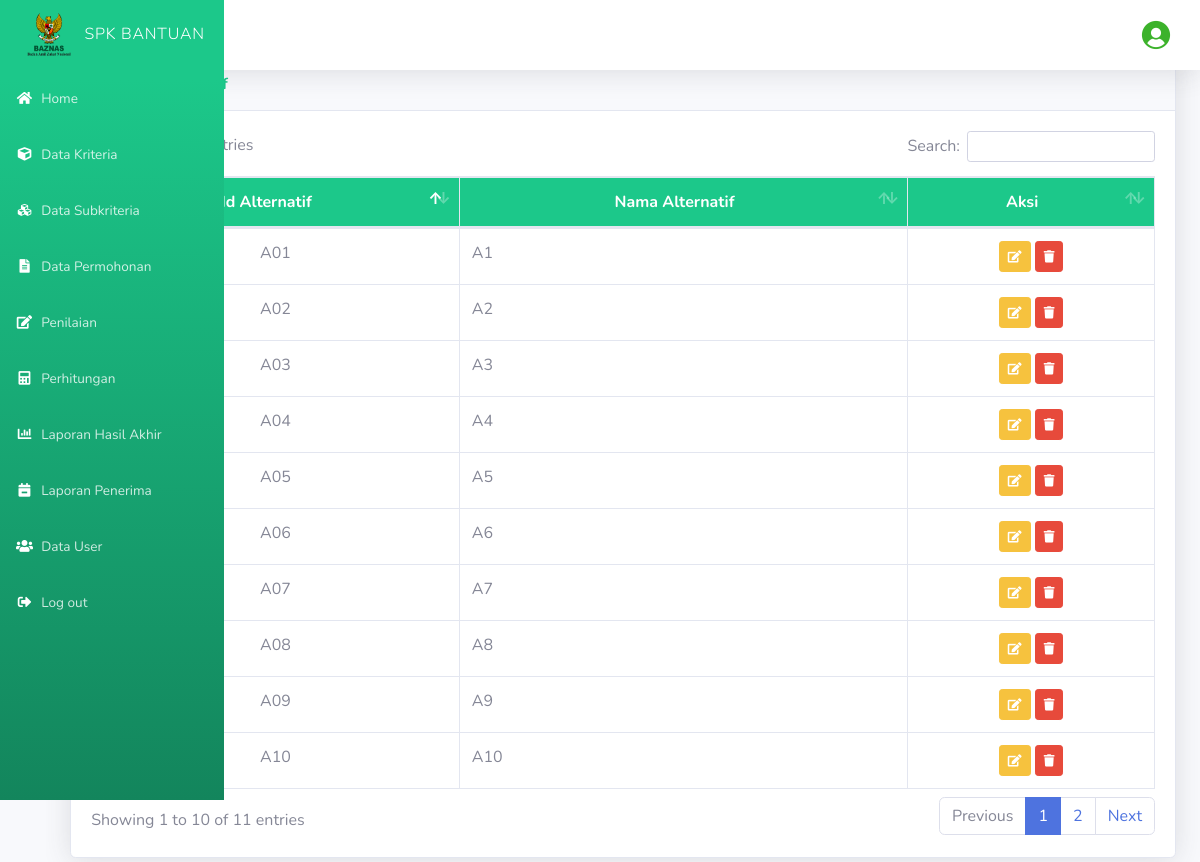
The page /index.php/alternatif on the database its author committed.
### tables this page shows
CREATE TABLE `tb_alternatif` (
  `id_alternatif` int(11) NOT NULL,
  `id_alternatif2` varchar(10) NOT NULL,
  `nama_alternatif` varchar(50) NOT NULL
);

### application/controllers/alternatif.php (called while the page is built, shortened)
<?php
class Alternatif extends CI_Controller {
	public function __construct() {
        $this->load->model('m_alternatif');
		$this->load->library('form_validation');
    }
	public function index()
	{
		$title['title']= 'Alternatif';
		$data2['user'] = $this->db->get_where('tb_user',['email'=>
		$this->session->userdata('email')])->row_array();
		$data['alternatif'] = $this->m_alternatif->tampil_data();
		$this->load->view('templates/header', $title);
		$this->load->view('templates/sidebar');
		$this->load->view('templates/topbar',$data2);
		$this->load->view('alternatif', $data);
	}
}

### index.php (called while the page is built, shortened)
<?php
require_once BASEPATH.'core/CodeIgniter.php';

### application/models/m_alternatif.php (called while the page is built, shortened)
<?php
class M_alternatif extends CI_Model{
    public function tampil_data(){
        $query = $this->db->get('tb_alternatif');
    return $query->result();
    }
}
?>

### application/views/alternatif.php (the view, shortened to what this page needs)
<!DOCTYPE html>
<html lang="en">
<head>
    <link href="<?php echo base_url() ?>assets/vendor/fontawesome-free/css/all.min.css" rel="stylesheet" type="text/css">
    <link href="<?php echo base_url() ?>assets/css/sb-admin-2.min.css" rel="stylesheet">
    <link href="<?php echo base_url() ?>assets/vendor/datatables/dataTables.bootstrap4.min.css" rel="stylesheet">
</head>
<body id="page-top">
        <div id="content-wrapper" class="d-flex flex-column">
            <div id="content">
                <div class="container-fluid">
                    <div class="d-sm-flex align-items-center justify-content-between mb-4">
                        <h1 class="h3 mb-0 text-gray-800"> Data Alternatif</h1>
                        <button class="btn btn-primary btn-sm" data-toggle="modal" data-target="#exampleModal"><i class="fa fa-plus"></i>      Tambah data</button>
                    </div>
                    <div class="card shadow mb-4">
                        <div class="card-header py-3">
                        <h6 class="m-0 font-weight-bold text-success"><i class="fas fa-fw fa-database text-successy"></i> Data Alternatif</h6>
                        </div>
                        <div class="card-body">
                            <div class="table-responsive">
                                <table class="table table-bordered" id="dataTable" width="100%" cellspacing="10" >
                                    <thead class="text-center bg-success text-white">
                                        <tr>
                                            <th>Id Alternatif</th>
                                            <th>Nama Alternatif</th>
                                            <th>Aksi</th>
                                        </tr>
                                    </thead>
                                    <tbody>
                                    <?php foreach ($alternatif as $data): ?>
                                        <tr>
                                            <td class="text-center"><?php echo $data->id_alternatif2 ?></td>
                                            <td><?php echo $data->nama_alternatif ?></td>
                                            <td class="text-center">
                                                <a data-toggle="modal" data-target="#update<?= $data->id_alternatif;?>" data-placement="bottom" title="Update Data" href="<?php echo base_url()?>alternatif/update_data/" class="btn btn-warning btn-sm"><i class="fa fa-edit fa-sm"></i></a>
                                                <a data-toggle="modal" data-target="#delete<?= $data->id_alternatif;?>" data-placement="bottom" title="Hapus Data" href="<?php echo base_url()?>alternatif/hapus_data/" class="btn btn-danger btn-sm"><i class="fa fa-trash fa-sm"></i></a>
                                            </td>
                                        </tr>
                                        <?php endforeach; ?>
                                    </tbody>
                                </table>
                            </div>
                        </div>
                    </div>
                </div>
            </div>
        </div>
    </div>
</body>
</html>

### application/views/templates/header.php (shortened to what this page needs)
<!DOCTYPE html>
<html lang="en">
<head>
    <link href="<?php echo base_url() ?>assets/vendor/fontawesome-free/css/all.min.css" rel="stylesheet" type="text/css">
    <link href="<?php echo base_url() ?>assets/css/sb-admin-2.min.css" rel="stylesheet">
</head>
<body id="page-top">
    <div id="wrapper">

### application/views/templates/sidebar.php (shortened to what this page needs)
<ul class="navbar-nav bg-gradient-success sidebar sidebar-dark accordion" id="accordionSidebar" style="position: fixed; top: 0; left: 0; height: 100vh; width: 250px; z-index: 1030; overflow-y: auto;">
    <a class="sidebar-brand d-flex align-items-center justify-content-center" href="index.html">
            <link href="<?php echo base_url() ?>assets/img/Baznas.png" rel="stylesheet">
        <div class="sidebar-brand-text">
            <img src="<?php echo base_url() ?>/assets/img/Baznas.png" class="brand-image" width="60" height="50">
            <span class="brand-text font-weight-light">SPK Bantuan</span>
        </div>
    </a>
    <li class="nav-item">
        <a class="nav-link" href="<?= base_url('admin')?>">
            <i class="fas fa-fw fa-home text-white"></i>
            <span>Home</span>
        </a>
    </li>
    <li class="nav-item">
        <a class="nav-link" href="<?= base_url('kriteria')?>">
            <i class="fas fa-fw fa-cube text-white"></i>
            <span>Data Kriteria</span>
        </a>
    </li>
    <li class="nav-item">
        <a class="nav-link" href="<?= base_url('subkriteria')?>">
            <i class="fas fa-fw fa-cubes text-white"></i>
            <span>Data Subkriteria</span>
        </a>
    </li>
    <li class="nav-item">
        <a class="nav-link" href="<?= base_url('permohonan')?>">
            <i class="fas fa-fw fa-file-alt text-white"></i>
            <span>Data Permohonan</span>
        </a>
    </li>
    <li class="nav-item">
        <a class="nav-link" href="<?= base_url('penilaian')?>">
            <i class="fas fa-fw fa-edit text-white"></i>
            <span>Penilaian</span>
        </a>
    </li>
    <li class="nav-item">
        <a class="nav-link" href="<?= base_url('perhitungan')?>">
            <i class="fas fa-fw fa-calculator text-white"></i>
            <span>Perhitungan</span>
        </a>
    </li>
    <li class="nav-item">
        <a class="nav-link" href="<?= base_url('hasil')?>">
            <i class="fas fa-fw fa-chart-bar text-white"></i>
            <span>Laporan Hasil Akhir</span>
        </a>
    </li>
    <li class="nav-item">
        <a class="nav-link" href="<?= base_url('hasil/index2')?>">
            <i class="fas fa-fw fa-calendar-minus text-white"></i>
            <span>Laporan Penerima</span>
        </a>
    </li>
    <li class="nav-item">
        <a class="nav-link" href="<?= base_url('pengguna')?>">
            <i class="fas fa-fw fa-users text-white"></i>
            <span>Data User</span>
        </a>
    </li>
    <li class="nav-item">
        <a class="nav-link" href="<?= base_url('auth/logout')?>">
            <i class="fas fa-fw fa-sign-out-alt text-white"></i>
            <span>Log out</span>
        </a>
    </li>
</ul>

### application/views/templates/topbar.php (shortened to what this page needs)
<div id="content-wrapper" class="d-flex flex-column" style="margin-left: 250px;">
    <div id="content" style="overflow-y: auto; height: calc(100vh - 56px); margin-top:10px;">
        <nav class="navbar navbar-expand navbar-light bg-white topbar mb-4 static-top shadow" style="position: fixed; top: 0; left: -100px; right: 0; z-index: 1029;">
            <ul class="navbar-nav ml-auto">
                <li class="nav-item dropdown no-arrow">
                    <a class="nav-link dropdown-toggle" id="userDropdown" role="button" data-toggle="dropdown" aria-haspopup="true" aria-expanded="false">
                        <img class="img-profile rounded-circle" src="<?php echo base_url() ?>assets/img/user2.png">
                    </a>
                </li>
            </ul>
        </nav>
    </div>
</div>

### rows shown on the page
tb_alternatif: id_alternatif2 "A01", nama_alternatif "A1"
tb_alternatif: id_alternatif2 "A02", nama_alternatif "A2"
tb_alternatif: id_alternatif2 "A03", nama_alternatif "A3"
tb_alternatif: id_alternatif2 "A04", nama_alternatif "A4"
tb_alternatif: id_alternatif2 "A05", nama_alternatif "A5"
tb_alternatif: id_alternatif2 "A06", nama_alternatif "A6"
tb_alternatif: id_alternatif2 "A07", nama_alternatif "A7"
tb_alternatif: id_alternatif2 "A08", nama_alternatif "A8"
tb_alternatif: id_alternatif2 "A09", nama_alternatif "A9"
tb_alternatif: id_alternatif2 "A10", nama_alternatif "A10"
